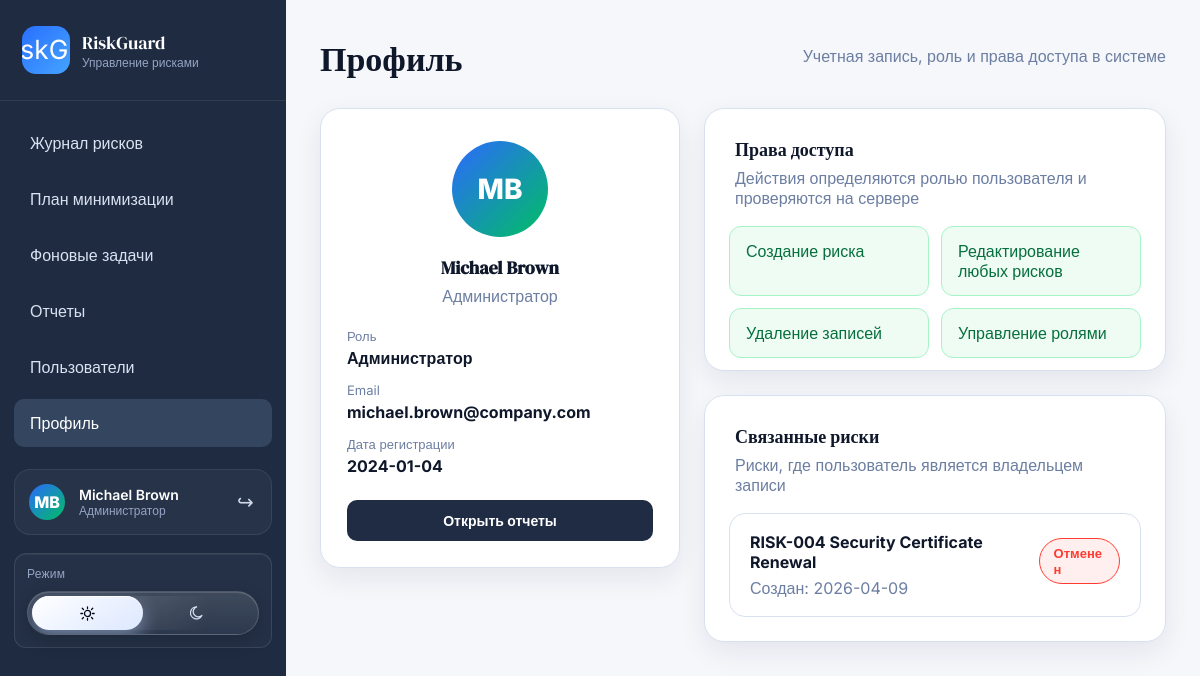
Page /profile (signed in) on the committed database.
### app.py (models this page shows)
class User(db.Model):
    id = db.Column(db.Integer, primary_key=True)
    full_name = db.Column(db.String(120), nullable=False)
    email = db.Column(db.String(120), unique=True, nullable=False)
    password_hash = db.Column(db.String(255), nullable=False)
    role = db.Column(db.String(40), nullable=False, default=Role.RISK_MANAGER.value)
    is_approved = db.Column(db.Boolean, nullable=False, default=False)
    joined_at = db.Column(db.Date, nullable=False, default=datetime.utcnow().date)
    risks = db.relationship("Risk", back_populates="owner", foreign_keys="Risk.owner_id", lazy="selectin")
    assigned_risks = db.relationship("Risk", back_populates="expert", foreign_keys="Risk.expert_id", lazy="selectin")
    assessments = db.relationship("Assessment", back_populates="expert", lazy="selectin")
    incidents = db.relationship("Incident", back_populates="reporter", lazy="selectin")
    incident_intakes = db.relationship("IncidentIntake", back_populates="reporter", lazy="selectin")

class Risk(db.Model):
    id = db.Column(db.Integer, primary_key=True)
    public_id = db.Column(db.String(32), unique=True, nullable=False)
    title = db.Column(db.String(180), nullable=False)
    description = db.Column(db.Text, nullable=False)
    category = db.Column(db.String(80), nullable=False)
    impact_level = db.Column(db.String(40), nullable=False)
    status = db.Column(db.String(40), nullable=False, default=RiskStatus.CREATED.value)
    owner_id = db.Column(db.Integer, db.ForeignKey("user.id"), nullable=False)
    expert_id = db.Column(db.Integer, db.ForeignKey("user.id"))
    created_at = db.Column(db.Date, nullable=False, default=datetime.utcnow().date)
    owner = db.relationship("User", back_populates="risks", foreign_keys=[owner_id])
    expert = db.relationship("User", back_populates="assigned_risks", foreign_keys=[expert_id])
    measures = db.relationship(
        "MitigationMeasure",
        back_populates="risk",
        cascade="all, delete-orphan",
        lazy="selectin",
    )
    assessments = db.relationship("Assessment", back_populates="risk", cascade="all, delete-orphan", lazy="selectin")
    incidents = db.relationship("Incident", back_populates="risk", cascade="all, delete-orphan", lazy="selectin")

### app.py (the view)
@app.route("/profile")
@manager_web_required
def profile():
    my_risks = (
        db.session.execute(
            db.select(Risk).options(joinedload(Risk.owner)).where(Risk.owner_id == g.current_user.id).order_by(Risk.id)
        )
        .unique()
        .scalars()
        .all()
    )
    foreign_risk = (
        db.session.execute(db.select(Risk).options(joinedload(Risk.owner)).where(Risk.owner_id != g.current_user.id).limit(1))
        .unique()
        .scalar_one_or_none()
    )
    return render_template(
        "profile.html",
        permissions=available_actions(g.current_user),
        my_risks=my_risks,
        foreign_risk=foreign_risk,
    )

### app.py (called while the page is built)
@app.after_request
def allow_desktop_client(response):
    origin = request.headers.get("Origin", "")
    if origin in DESKTOP_ALLOWED_ORIGINS:
        response.headers["Access-Control-Allow-Origin"] = origin
        response.headers["Access-Control-Allow-Headers"] = "Content-Type, Authorization"
        response.headers["Access-Control-Allow-Methods"] = "GET, POST, PATCH, OPTIONS"
        response.headers["Vary"] = "Origin"
    try:
        started_at = getattr(g, "request_started_at", None)
        if started_at and request.path.startswith("/api/"):
            elapsed = int((time.perf_counter() - started_at) * 1000)
            kind = "COMMAND" if request.method in {"POST", "PATCH", "PUT", "DELETE"} else "QUERY"
            record_metric(request.path, kind, elapsed)
            db.session.commit()
    except Exception:  # noqa: BLE001
        db.session.rollback()
    return response

def status_label_text(status: str) -> str:
    return STATUS_LABELS.get(status, status)

def decode_token(token: str) -> dict:
    return jwt.decode(token, app.config["SECRET_KEY"], algorithms=["HS256"])

def current_user_from_session() -> User | None:
    token = session.get("access_token")
    if not token:
        return None
    try:
        payload = decode_token(token)
    except jwt.PyJWTError:
        session.pop("access_token", None)
        return None
    user = db.session.get(User, payload["user_id"])
    if not user or not user.is_approved:
        session.pop("access_token", None)
        return None
    return user

def web_auth_required(view):
    @wraps(view)
    def wrapped(*args, **kwargs):
        user = current_user_from_session()
        if not user:
            return redirect(url_for("auth_page"))
        g.current_user = user
        return view(*args, **kwargs)
    return wrapped

def manager_web_required(view):
    @wraps(view)
    @web_auth_required
    def wrapped(*args, **kwargs):
        if g.current_user.role not in {Role.ADMIN.value, Role.RISK_MANAGER.value}:
            abort(404)
        return view(*args, **kwargs)
    return wrapped

@app.before_request
def load_current_user():
    g.request_started_at = time.perf_counter()
    g.current_user = current_user_from_session()

### templates/profile.html
{% extends "dashboard_base.html" %}
{% block content %}
  <section class="page-header">
    <h1>Профиль</h1>
    <p>Учетная запись, роль и права доступа в системе</p>
  </section>
  <div class="profile-layout">
    <section class="panel profile-card">
      <div class="avatar-large">{{ current_user.full_name[:1] }}{{ current_user.full_name.split(" ")[-1][:1] if " " in current_user.full_name else "" }}</div>
      <h2>{{ current_user.full_name }}</h2>
      <p>{{ role_label(current_user.role) }}</p>
      <div class="profile-meta">
        <div><span>Роль</span><strong>{{ role_label(current_user.role) }}</strong></div>
        <div><span>Email</span><strong>{{ current_user.email }}</strong></div>
        <div><span>Дата регистрации</span><strong>{{ current_user.joined_at }}</strong></div>
      </div>
      <a class="primary-btn profile-btn" href="{{ url_for('reports') }}">Открыть отчеты</a>
    </section>
    <div class="profile-main">
      <section class="panel">
        <div class="panel-heading">
          <div>
            <h2>Права доступа</h2>
            <p>Действия определяются ролью пользователя и проверяются на сервере</p>
          </div>
        </div>
        <div class="permission-grid">
          {% for permission in permissions %}
            <div class="permission-item">{{ permission }}</div>
          {% endfor %}
        </div>
      </section>
      <section class="panel">
        <div class="panel-heading">
          <div>
            <h2>Связанные риски</h2>
            <p>Риски, где пользователь является владельцем записи</p>
          </div>
        </div>
        <div class="my-risk-list">
          {% for risk in my_risks %}
            <div class="my-risk-item">
              <div>
                <strong>{{ risk.public_id }} {{ risk.title }}</strong>
                <span>Создан: {{ risk.created_at }}</span>
              </div>
              <span class="status-badge {{ risk.status|lower }}">{{ status_label(risk.status) }}</span>
            </div>
          {% else %}
            <div class="empty-state">У пользователя пока нет собственных рисков.</div>
          {% endfor %}
        </div>
      </section>
    </div>
  </div>
{% endblock %}

### templates/dashboard_base.html (shortened to what this page needs)
<!doctype html>
<html lang="ru">
  <head>
    <link rel="stylesheet" href="{{ url_for('static', filename='styles.css') }}">
  </head>
  <body class="dashboard-body">
    <div class="dashboard-layout">
      <aside class="sidebar">
        <div class="brand-box">
          <div class="brand-icon"><img src="{{ url_for('static', filename='riskguard-icon.png') }}" alt="RiskGuard"></div>
          <div>
            <div class="brand-title">RiskGuard</div>
            <div class="brand-subtitle">Управление рисками</div>
          </div>
        </div>
        <nav class="sidebar-nav">
          <a class="nav-link {% if request.endpoint == 'risk_journal' %}active{% endif %}" href="{{ url_for('risk_journal') }}">Журнал рисков</a>
          <a class="nav-link {% if request.endpoint == 'create_mitigation_plan' %}active{% endif %}" href="{{ url_for('create_mitigation_plan') }}">План минимизации</a>
          <a class="nav-link {% if request.endpoint == 'background_tasks' %}active{% endif %}" href="{{ url_for('background_tasks') }}">Фоновые задачи</a>
          <a class="nav-link {% if request.endpoint == 'reports' %}active{% endif %}" href="{{ url_for('reports') }}">Отчеты</a>
          {% if current_user and current_user.role == 'admin' %}
            <a class="nav-link {% if request.endpoint == 'admin_users' %}active{% endif %}" href="{{ url_for('admin_users') }}">Пользователи</a>
          {% endif %}
          <a class="nav-link {% if request.endpoint == 'profile' %}active{% endif %}" href="{{ url_for('profile') }}">Профиль</a>
        </nav>
        <div class="sidebar-user">
          <div class="avatar-mini">{{ current_user.full_name[:1] if current_user else "R" }}{{ current_user.full_name.split(" ")[-1][:1] if current_user and " " in current_user.full_name else "" }}</div>
          <div>
            <div class="sidebar-user-name">{{ current_user.full_name if current_user else "Гость" }}</div>
            <div class="sidebar-user-role">{{ role_label(current_user.role) if current_user else "" }}</div>
          </div>
          <a class="logout-link" href="{{ url_for('logout') }}">↪</a>
        </div>
        <section class="sidebar-mode-card">
          <div class="sidebar-mode-title">Режим</div>
          <div id="mode-toggle-root" class="sidebar-mode-root" data-initial-mode="day"></div>
        </section>
      </aside>
      <main class="main-panel">
        {% block content %}{% endblock %}
      </main>
    </div>
  </body>
</html>

### templates/dashboard_base.html (style rules this page uses)
html, body { background: #f5f7fb; }

### rows in the picture
User: full_name "M", full_name "B", full_name "Michael Brown", role "Администратор", email "michael.brown@company.com", joined_at "2024-01-04"
Risk: public_id "RISK-004", title "Security Certificate Renewal", created_at "2026-04-09", status "Отменен"

### other values in the picture
{{ permission }} "Создание риска" "Редактирование любых рисков" "Удаление записей" "Управление ролями"
